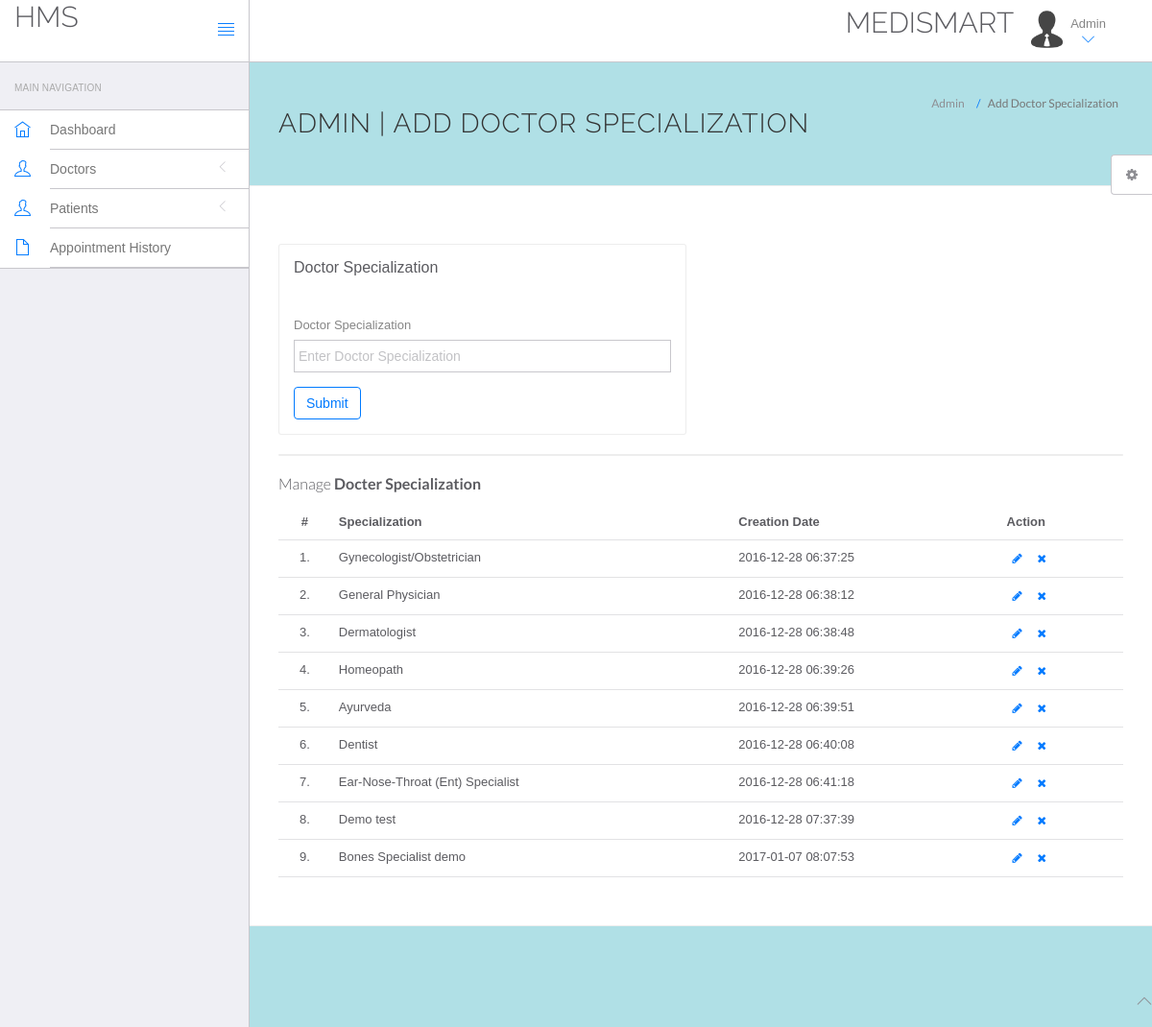
/hms/admin/doctor-specilization.php (signed in), run on the app's committed database.
### tables this page shows
CREATE TABLE `doctorspecilization` (
  `id` int(11) NOT NULL,
  `specilization` varchar(255) NOT NULL,
  `creationDate` timestamp NOT NULL DEFAULT CURRENT_TIMESTAMP,
  `updationDate` varchar(255) NOT NULL
);

### hms/admin/doctor-specilization.php (the view, shortened to what this page needs)
<!DOCTYPE html>
<html lang="en">
	<head>
		<link rel="stylesheet" href="vendor/bootstrap/css/bootstrap.min.css">
		<link rel="stylesheet" href="vendor/fontawesome/css/font-awesome.min.css">
		<link rel="stylesheet" href="vendor/themify-icons/themify-icons.min.css">
		<link href="vendor/animate.css/animate.min.css" rel="stylesheet" media="screen">
		<link href="vendor/perfect-scrollbar/perfect-scrollbar.min.css" rel="stylesheet" media="screen">
		<link href="vendor/switchery/switchery.min.css" rel="stylesheet" media="screen">
		<link href="vendor/bootstrap-touchspin/jquery.bootstrap-touchspin.min.css" rel="stylesheet" media="screen">
		<link href="vendor/select2/select2.min.css" rel="stylesheet" media="screen">
		<link href="vendor/bootstrap-datepicker/bootstrap-datepicker3.standalone.min.css" rel="stylesheet" media="screen">
		<link href="vendor/bootstrap-timepicker/bootstrap-timepicker.min.css" rel="stylesheet" media="screen">
		<link rel="stylesheet" href="assets/css/styles.css">
		<link rel="stylesheet" href="assets/css/plugins.css">
		<link rel="stylesheet" href="assets/css/themes/theme-1.css" id="skin_color" />
	</head>
	<body>
		<div id="app">
<?php include('include/sidebar.php');?>
			<div class="app-content">
						<?php include('include/header.php');?>
				<div class="main-content" >
					<div class="wrap-content container" id="container">
						<section id="page-title">
							<div class="row">
								<div class="col-sm-8">
									<h1 class="mainTitle">Admin | Add Doctor Specialization</h1>
																	</div>
								<ol class="breadcrumb">
									<li>
										<span>Admin</span>
									</li>
									<li class="active">
										<span>Add Doctor Specialization</span>
									</li>
								</ol>
							</div>
						</section>
						<div class="container-fluid container-fullw bg-white"> <body style="background-color:powderblue;">
							<div class="row">
								<div class="col-md-12">
									<div class="row margin-top-30">
										<div class="col-lg-6 col-md-12">
											<div class="panel panel-white">
												<div class="panel-heading">
													<h5 class="panel-title">Doctor Specialization</h5>
												</div>
												<div class="panel-body">
													<form role="form" name="dcotorspcl" method="post" >
														<div class="form-group">
															<label for="exampleInputEmail1">
																Doctor Specialization
															</label>
							<input type="text" name="doctorspecilization" class="form-control"  placeholder="Enter Doctor Specialization">
														</div>
														<button type="submit" name="submit" class="btn btn-o btn-primary">
															Submit
														</button>
													</form>
												</div>
											</div>
										</div>
											</div>
										</div>
									<div class="col-lg-12 col-md-12">
											<div class="panel panel-white">
											</div>
										</div>
									</div>
									<div class="row">
								<div class="col-md-12">
									<h5 class="over-title margin-bottom-15">Manage <span class="text-bold">Docter Specialization</span></h5>
									<table class="table table-hover" id="sample-table-1">
										<thead>
											<tr>
												<th class="center">#</th>
												<th>Specialization</th>
												<th class="hidden-xs">Creation Date</th>
												<th>Action</th>
											</tr>
										</thead>
										<tbody>
<?php
$sql=mysql_query("select * from doctorSpecilization");
$cnt=1;
while($row=mysql_fetch_array($sql))
{
?>
											<tr>
												<td class="center"><?php echo $cnt;?>.</td>
												<td class="hidden-xs"><?php echo $row['specilization'];?></td>
												<td><?php echo $row['creationDate'];?></td>
												<td >
												<div class="visible-md visible-lg hidden-sm hidden-xs">
							<a href="edit-doctor-specialization.php?id=<?php echo $row['id'];?>" class="btn btn-transparent btn-xs" tooltip-placement="top" tooltip="Edit"><i class="fa fa-pencil"></i></a>
	<a href="doctor-specilization.php?id=<?php echo $row['id']?>&del=delete" onClick="return confirm('Are you sure you want to delete?')"class="btn btn-transparent btn-xs tooltips" tooltip-placement="top" tooltip="Remove"><i class="fa fa-times fa fa-white"></i></a>
												</div>
												</td>
											</tr>
											<?php
$cnt=$cnt+1;
											 }?>
										</tbody>
									</table>
								</div>
							</div>
								</div>
							</div>
						</div>
					</div>
				</div>
	<?php include('include/footer.php');?>
	<?php include('include/setting.php');?>
	</body>
</html>

### hms/admin/include/sidebar.php (shortened to what this page needs)
<div class="sidebar app-aside" id="sidebar">
				<div class="sidebar-container perfect-scrollbar">
<nav>
						<div class="navbar-title">
							<span>Main Navigation</span>
						</div>
						<ul class="main-navigation-menu">
							<li>
								<a href="dashboard.php">
									<div class="item-content">
										<div class="item-media">
											<i class="ti-home"></i>
										</div>
										<div class="item-inner">
											<span class="title"> Dashboard </span>
										</div>
									</div>
								</a>
							</li>
							<li>
								<a href="javascript:void(0)">
									<div class="item-content">
										<div class="item-media">
											<i class="ti-user"></i>
										</div>
										<div class="item-inner">
											<span class="title"> Doctors </span><i class="icon-arrow"></i>
										</div>
									</div>
								</a>
								</li>
				<li>
								<a href="javascript:void(0)">
									<div class="item-content">
										<div class="item-media">
											<i class="ti-user"></i>
										</div>
										<div class="item-inner">
											<span class="title"> Patients </span><i class="icon-arrow"></i>
										</div>
									</div>
								</a>
								</li>
<li>
								<a href="appointment-history.php">
									<div class="item-content">
										<div class="item-media">
											<i class="ti-file"></i>
										</div>
										<div class="item-inner">
											<span class="title"> Appointment History </span>
										</div>
									</div>
								</a>
							</li>
						</ul>
					</nav>
					</div>
			</div>

### hms/admin/include/header.php (shortened to what this page needs)
<header class="navbar navbar-default navbar-static-top">
					<div class="navbar-header">
						<a class="navbar-brand" href="#">
							<h2 style="padding-top:2% ">HMS</h2>
						</a>
						<a href="#" class="sidebar-toggler pull-right visible-md visible-lg" data-toggle-class="app-sidebar-closed" data-toggle-target="#app">
							<i class="ti-align-justify"></i>
						</a>
					</div>
					<div class="navbar-collapse collapse">
						<ul class="nav navbar-right">
								<li  style="padding-top:2% ">
								<h2>MEDISMART</h2>
							</li>
							<li class="dropdown current-user">
								<a href class="dropdown-toggle" data-toggle="dropdown">
									<img src="assets/images/avatar-1.jpg" alt="Peter"> <span class="username">
			Admin
									<i class="ti-angle-down"></i></i></span>
								</a>
							</li>
						</ul>
					</div>
				</header>

### hms/admin/include/footer.php (shortened to what this page needs)
<footer>
				<div class="footer-inner">
					<div class="pull-right">
						<span class="go-top"><i class="ti-angle-up"></i></span>
					</div>
				</div>
			</footer>

### hms/admin/include/setting.php (shortened to what this page needs)
<div class="settings panel panel-default hidden-xs hidden-sm" id="settings">
				<button ct-toggle="toggle" data-toggle-class="active" data-toggle-target="#settings" class="btn btn-default">
					<i class="fa fa-spin fa-gear"></i>
				</button>
			</div>

### hms/admin/assets/css/plugins.css (style rules this page uses)
.perfect-scrollbar { overflow-y: hidden !important; }

### hms/admin/assets/css/themes/theme-1.css (style rules this page uses)
body { background: #FAFAFA; }
header .navbar-header { background: #ffffff !important; border-right-color: #c8c7cc !important; border-bottom-color: #c8c7cc !important; }
header .navbar-header .sidebar-toggler, header .navbar-header .sidebar-mobile-toggler { color: #007aff !important; }
header .navbar-header .navbar-brand { color: #777 !important; }
header .navbar-collapse { background: #ffffff !important; border-bottom-color: #c8c7cc !important; box-shadow: none !important; }
header .navbar-collapse .navbar-right > li > a { color: #777; }
header .navbar-collapse .navbar-right > li > a i { color: #007aff !important; }
#sidebar { background: #EFEFF4 !important; }
#sidebar:before { border-right-width: "1px" !important; border-right-style: solid; border-right-color: #c8c7cc !important; }
#sidebar nav { border-right-width: "1px" !important; border-right-style: solid; border-right-color: #c8c7cc !important; }
#sidebar nav .navbar-title { color: #aaaaaa; }
#sidebar nav > ul { background: #ffffff !important; border-bottom-color: #c8c7cc !important; border-top-color: #c8c7cc !important; }
#sidebar nav > ul > li > a .item-media > i { color: #007aff !important; }
#sidebar nav > ul > li > a .item-inner { color: #777 !important; border-bottom-color: #c8c7cc; }

### data on the page
doctorspecilization: specilization "Gynecologist/Obstetrician", creationDate "2016-12-28 06:37:25"
doctorspecilization: specilization "General Physician", creationDate "2016-12-28 06:38:12"
doctorspecilization: specilization "Dermatologist", creationDate "2016-12-28 06:38:48"
doctorspecilization: specilization "Homeopath", creationDate "2016-12-28 06:39:26"
doctorspecilization: specilization "Ayurveda", creationDate "2016-12-28 06:39:51"
doctorspecilization: specilization "Dentist", creationDate "2016-12-28 06:40:08"
doctorspecilization: specilization "Ear-Nose-Throat (Ent) Specialist", creationDate "2016-12-28 06:41:18"
doctorspecilization: specilization "Demo test", creationDate "2016-12-28 07:37:39"
doctorspecilization: specilization "Bones Specialist demo", creationDate "2017-01-07 08:07:53"
